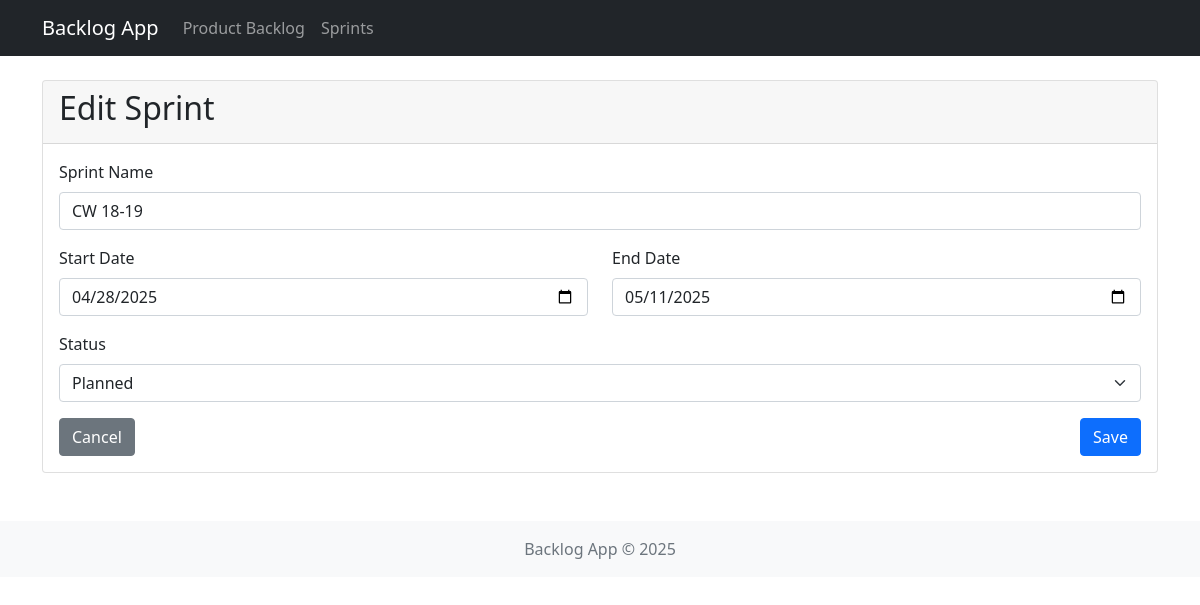
/sprint/1/edit, run on the app's committed database.
### app/models.py (models this page shows, shortened)
class Sprint(db.Model):
    id = db.Column(db.Integer, primary_key=True)
    name = db.Column(db.String(100), nullable=False)
    start_date = db.Column(db.DateTime, nullable=True)
    end_date = db.Column(db.DateTime, nullable=True)
    status = db.Column(db.String(20), default='Planned')  # Planned, Active, Completed
    created_at = db.Column(db.DateTime, default=datetime.utcnow)
    backlog_items = db.relationship('BacklogItem', backref='sprint', lazy='dynamic')

### app/routes.py (the view, shortened to what this page needs)
@main_bp.route('/sprint/<int:sprint_id>/edit', methods=['GET', 'POST'])
def edit_sprint(sprint_id):
    sprint = Sprint.query.get_or_404(sprint_id)
    form = SprintForm(obj=sprint)
    return render_template('edit_sprint.html', form=form, sprint=sprint, title='Edit Sprint')

### app/forms.py
class SprintForm(FlaskForm):
    name = StringField('Sprint Name', validators=[DataRequired()])
    start_date = DateField('Start Date', validators=[Optional()], format='%Y-%m-%d')
    end_date = DateField('End Date', validators=[Optional()], format='%Y-%m-%d')
    status = SelectField('Status', choices=[
        ('Planned', 'Planned'),
        ('Active', 'Active'),
        ('Completed', 'Completed')
    ])
    submit = SubmitField('Save')

### app/routes.py (called while the page is built)
@main_bp.context_processor
def inject_now():
    return {'now': datetime.utcnow()}

### app/templates/edit_sprint.html (shortened to what this page needs)
{% extends "base.html" %}
{% block content %}
<div class="card">
    <div class="card-header">
        <h2>Edit Sprint</h2>
    </div>
    <div class="card-body">
        <form method="post">
            <div class="mb-3">
                {{ form.name.label(class="form-label") }}
                {{ form.name(class="form-control") }}
            </div>
            <div class="row">
                <div class="col-md-6 mb-3">
                    {{ form.start_date.label(class="form-label") }}
                    {{ form.start_date(class="form-control", type="date") }}
                </div>
                <div class="col-md-6 mb-3">
                    {{ form.end_date.label(class="form-label") }}
                    {{ form.end_date(class="form-control", type="date") }}
                </div>
            </div>
            <div class="mb-3">
                {{ form.status.label(class="form-label") }}
                {{ form.status(class="form-select") }}
            </div>
            <div class="d-flex justify-content-between">
                <a href="{{ url_for('main.sprints') }}" class="btn btn-secondary">Cancel</a>
                {{ form.submit(class="btn btn-primary") }}
            </div>
        </form>
    </div>
</div>
{% endblock %}

### data on the page
Sprint: name "CW 18-19", start_date "04/28/2025", end_date "05/11/2025", status "Planned"
